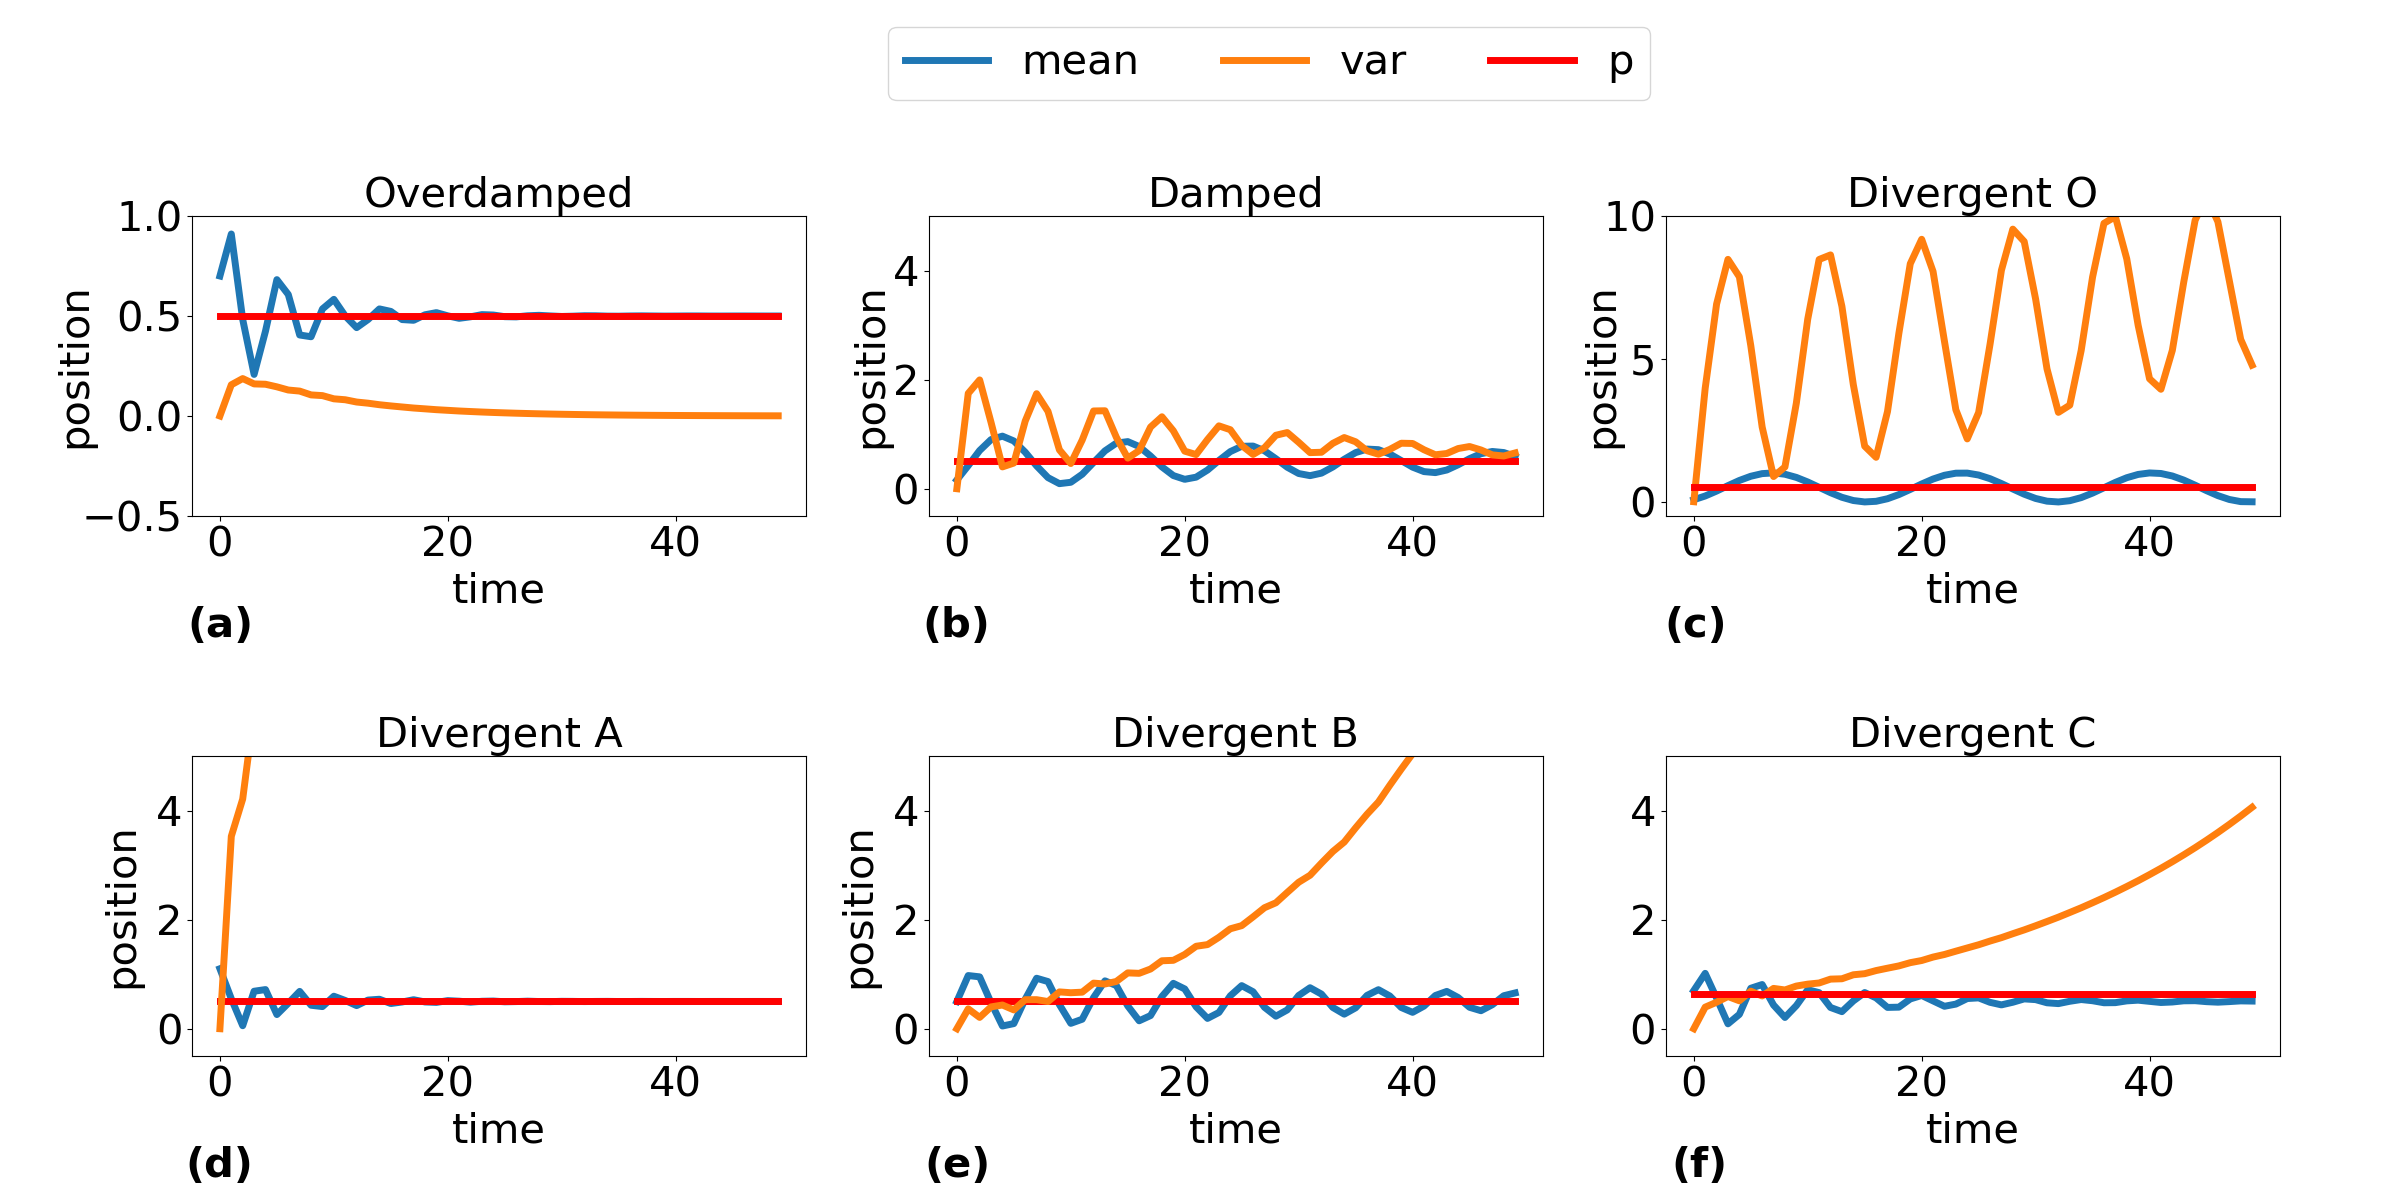

The Python source for this figure:
#!/usr/bin/env python3
# -*- coding: utf-8 -*-
"""
Created on Tue Jan  3 10:29:45 2023

@author: bzfkostr
"""


import numpy as np
import multiprocessing
from multiprocessing import Pool
from functools import partial
import math
from multiprocessing import Pool
import matplotlib.pyplot as plt
from scipy.spatial import ConvexHull
from matplotlib.patches import Polygon
from matplotlib.colors import LinearSegmentedColormap




#%%
# calculate numerically first and second moments

def fct_std(T,mu,w,l,g, omega): # T: number of timesteps, mu: social learning rate, w: intertial factor, l=local best, g=global best, domain=[-omega, omega]
    p=(l+g)/2
    
    # operator: Z_t+1=MZ_t+b
    
    M=np.array([[1+w-mu, -w,0,0,0],
                [1,0,0,0,0],
                [p*4*(mu/2*(1+w)-(mu**2)/3-(mu/2)**2), -4*mu/2*w*p, (1+w)**2-4*mu/2*(1+w)+2*(mu**2)/3+2*(mu/2)**2,  2*w*(2*(mu/2)-(1+w)),w**2],
                [mu*p,0,(1+w)-mu,-w,0],
                [0,0,1,0,0],
                ])
    
    
    
    b=np.array([mu*p, 
                0, 
                ((mu**2)/3)*(l**2)+2*((mu/2)**2)*l*g+((mu**2)/3)*(g**2),
                0,
                0])
   
    
  
    #
    Z=np.zeros((5,T)) # vector of moments
    
    Z0=np.array([mu*p, 0, (7*mu**2-12*mu+6*w**2+6/18)*(omega)**2+(mu)*mu*((p*2)**2)/3, 1/3*(1-mu)*omega**2, 1/3*omega**2]) # starting point
    Z[:,0]=Z0
    
    
    # iteration
    for t in range(T-1):
        Z[:,t+1]=M.dot(Z[:,t])+b

    # calculate standart deviation from calculated moments
    
    STD=np.zeros(T)
    for t in range(T-1):
        STD[t+1]=np.sqrt(Z[2,t+1]-(Z[0,t+1])**2)
    

    zstar=np.linalg.inv(np.identity(5)-M).dot(b)
    
    return Z,STD



#%%
def C():
    
    w=0.85
    mu=1.4
    
    return w, mu

def A():

    mu=2.2
    w=0.7
    
    return w, mu

def B():
    
    w=0.95
    mu=1
    
    return w, mu
    
w_A, mu_A=A()
w_B, mu_B=B()
w_C, mu_C=C()

w_overdamped, mu_overdamped=0.7, 1.4 # overdamped PSO parameters
phi_overdamped=mu_overdamped

w_damped, mu_damped=0.958058, 0.3215 # damped PSO parameters
phi_damped=mu_damped

w_divergent, mu_divergent=1, 0.14 # divergent oscillating PSO parameters
phi_divergent=mu_divergent
#%% Experiment Setting
T=50 # number of time steps
l=0.5 # local best position in stagnation
g=0.5 # global best position in stagnation   
omega=0.5 # range of initialiconditons of particles and velocity: x-Unif[-omega,omega], v-Unif[-omega,omega





p_overdamped=(mu_overdamped*l+phi_overdamped*g)/(mu_overdamped+phi_overdamped)
Z_overdamped, STD_overdamped=fct_std(T,mu_overdamped, w_overdamped, l,g, omega)
pst_overdamped=0.5*np.sqrt((mu_overdamped*(w_overdamped+1))/(mu_overdamped*(5*w_overdamped-7)-12*w_overdamped**2+12))*np.abs(l-g)



p_divergent=(mu_divergent*l+phi_divergent*g)/(mu_divergent+phi_divergent)
Z_divergent, STD_divergent=fct_std(T,mu_divergent, w_divergent, l,g,omega)
pst_O=0.5*np.sqrt((mu_divergent*(w_divergent+1))/(mu_divergent*(5*w_divergent-7)-12*w_divergent**2+12))*np.abs(l-g)




p_damped=(mu_damped*l+phi_damped*g)/(mu_damped+phi_damped)
Z_damped, STD_damped=fct_std(T,mu_damped, w_damped,l,g, omega)
pst_damped=0.5*np.sqrt((mu_damped*(w_damped+1))/(mu_damped*(5*w_damped-7)-12*w_damped**2+12))*np.abs(l-g)


phi_A=mu_A
p_A=(mu_A*l+phi_A*g)/(mu_A+phi_A)
Z_A, STD_A=fct_std(T,mu_A, w_A,l,g, omega)
pst_A=0.5*np.sqrt((mu_A*(w_A+1))/(mu_A*(5*w_A-7)-12*w_A**2+12))*np.abs(l-g)

phi_B=mu_B
p_B=(mu_B*l+phi_B*g)/(mu_B+phi_B)
Z_B, STD_B=fct_std(T,mu_B, w_B,l,g, omega)
pst_B=0.5*np.sqrt((mu_B*(w_B+1))/(mu_B*(5*w_B-7)-12*w_B**2+12))*np.abs(l-g)

phi_C=mu_C
p_C=(mu_C*l+phi_A*g)/(mu_C+phi_C)
Z_C, STD_C=fct_std(T,mu_C, w_C,l,g, omega)
pst_C=0.5*np.sqrt((mu_C*(w_C+1))/(mu_C*(5*w_C-7)-12*w_C**2+12))*np.abs(l-g)

#%% create a figure with 3 columns and 1 row
legend_fontsize=30

fig, axs = plt.subplots(2, 3, figsize=(24, 14))

# Adjust vertical spacing between rows
plt.subplots_adjust(top=0.8, bottom=0.2, left=0.08, right=0.95, hspace=0.6)  # Adjust hspace as needed

# overdamped statistics

axs[0,0].set_title('Overdamped', fontsize=30)
axs[0,0].plot(np.linspace(0,T-1, T), Z_overdamped[0,:], linewidth=5, label='mean')
axs[0,0].plot(np.linspace(0,T-1, T), np.ones(T)*p_overdamped,color='red', linewidth=5, label='p')
axs[0,0].plot(np.linspace(0,T-1, T), STD_overdamped**2, linewidth=5)
axs[0,0].tick_params(axis='both', which='major', labelsize=30)
axs[0,0].set_xlabel('time', fontsize=30)
axs[0,0].set_ylabel('position',labelpad=-10, fontsize=30)
axs[0,0].set_ylim(-0.5,1)

# diverg. oscillating statistics
axs[0,1].set_title('Damped', fontsize=30)
axs[0,1].plot(np.linspace(0,T-1, T), Z_damped[0,:],linewidth=5)
axs[0,1].plot(np.linspace(0,T-1, T), np.ones(T)*p_damped,linewidth=5,color='red')
axs[0,1].plot(np.linspace(0,T-1, T), STD_damped**2,linewidth=5, label='var')
axs[0,1].set_xlabel('time', fontsize=30)
axs[0,1].set_ylabel('position', labelpad=1,fontsize=30)
axs[0,1].tick_params(axis='both', which='major', labelsize=30)
axs[0,1].set_ylim(-0.5,5)

# damped statistics
axs[0,2].set_title('Divergent', fontsize=30)
axs[0,2].set_ylabel('position',labelpad=-14, fontsize=30)
axs[0,2].plot(np.linspace(0,T-1, T), Z_divergent[0,:], linewidth=5,label='mean')
axs[0,2].plot(np.linspace(0,T-1, T), STD_divergent**2, linewidth=5,label='var')
axs[0,2].plot(np.linspace(0,T-1, T), np.ones(T)*p_divergent,color='red',linewidth=5, label='p')
axs[0,2].set_xlabel('time', fontsize=30)
axs[0,2].tick_params(axis='both', which='major', labelsize=30)
axs[0,2].set_ylim(-0.5,10)
axs[0, 2].legend(bbox_to_anchor=(-1.3, 1.5), loc="upper left", ncol=4, prop={'size': legend_fontsize})

axs[0,0].text(0.1, -0.3, '(a)', transform=axs[0,0].transAxes, fontsize=30, va='top', ha='right', weight='bold')
axs[0,1].text(0.1, -0.3, '(b)', transform=axs[0,1].transAxes, fontsize=30, va='top', ha='right',weight='bold')
axs[0,2].text(0.1, -0.3, '(c)', transform=axs[0,2].transAxes, fontsize=30, va='top', ha='right', weight='bold')



axs[1,0].set_title('Divergent A', fontsize=30)
axs[1,0].plot(np.linspace(0,T-1, T), Z_A[0,:], linewidth=5, label='mean')
axs[1,0].plot(np.linspace(0,T-1, T), np.ones(T)*p_A,color='red', linewidth=5, label='p')
axs[1,0].plot(np.linspace(0,T-1, T), STD_A**2, linewidth=5)
axs[1,0].tick_params(axis='both', which='major', labelsize=30)
axs[1,0].set_xlabel('time', fontsize=30)

axs[1, 0].set_ylabel('position', labelpad=10, fontsize=30, loc='center')  # Adjust labelpad as needed

axs[1,0].set_ylim(-0.5,5)


# diverg. oscillating statistics
axs[1,1].set_title('Divergent B', fontsize=30)
axs[1,1].plot(np.linspace(0,T-1, T), Z_B[0,:],linewidth=5)
axs[1,1].plot(np.linspace(0,T-1, T), np.ones(T)*p_B,linewidth=5,color='red')
axs[1,1].plot(np.linspace(0,T-1, T), STD_B**2,linewidth=5, label='var')
axs[1,1].set_xlabel('time', fontsize=30)
axs[1, 1].set_ylabel('position', labelpad=10, fontsize=30, loc='center')  # Adjust labelpad as needed
axs[1,1].tick_params(axis='both', which='major', labelsize=30)
axs[1,1].set_ylim(-0.5,5)

# damped statistics
axs[1,2].set_title('Divergent C', fontsize=30)
axs[1,2].set_ylabel('position',labelpad=-14, fontsize=30)
axs[1, 2].set_ylabel('position', labelpad=10, fontsize=30, loc='center')  # Adjust labelpad as needed

axs[1,2].plot(np.linspace(0,T-1, T), Z_C[0,:], linewidth=5,label='mean')
axs[1,2].plot(np.linspace(0,T-1, T), STD_C**2, linewidth=5,label='var')

axs[1,2].plot(np.linspace(0,T-1, T), np.ones(T)*p_C,color='red',linewidth=5, label='p')
axs[1,2].set_xlabel('time', fontsize=30)
axs[1,2].tick_params(axis='both', which='major', labelsize=30)
axs[1,2].set_ylim(-0.5,5)

axs[1,0].text(0.1, -0.3, '(d)', transform=axs[1,0].transAxes, fontsize=30, va='top', ha='right', weight='bold')
axs[1,1].text(0.1, -0.3, '(e)', transform=axs[1,1].transAxes, fontsize=30, va='top', ha='right',weight='bold')
axs[1,2].text(0.1, -0.3, '(f)', transform=axs[1,2].transAxes, fontsize=30, va='top', ha='right', weight='bold')

plt.savefig('Fig6.png')

